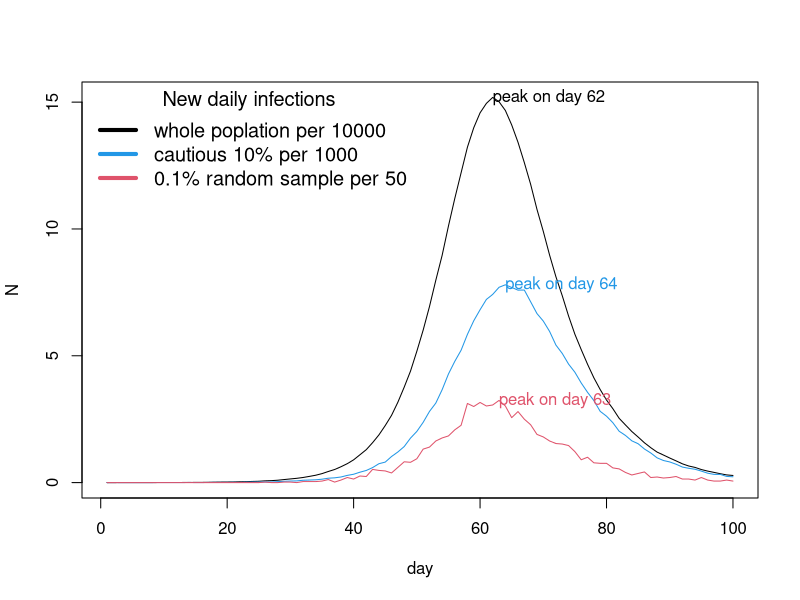

R code for this plot:
epidemic <- function(n=5500000,ne=10,lambda=0.4/n,pei=1/3,pir=1/5,nd=100) {
  ## Epidemic simulation model to compare the daily infection trajectories of the
  ## 10% of the population with the lowest individual transmission probabilities with
  ## those of the whole population.
  ## n = the initial susceptible population; ne = number of initially exposed individuals
  ## lambda = an overall viral infectivity parameter
  ## pei = daily probability that exposed persons enter the infectious state
  ## pir = daily probablity that infectious people leave this state; nd = number of days
  
  
  beta <- rlnorm(n,0,0.5); beta <- beta/mean(beta)## beta[i] is a relative contact rate with others the ith person in the whole population has.
  
  E <- I <- R <- rep(0,nd) ## set up storage for pop in Exposed, Infectious and Recovered state
  E_lb <- E_r <- I_lb <- I_r <- R_lb <- R_r<- rep(0,nd) ## set up storage for pop with specific conditions
  inew <- inew_lb <- inew_r <- rep(0,nd) ## set up storage for infected and recovered pop change
  x <- rep(0,n) ## initialize to susceptible state
  x[sample((1:length(x)), ne)] <- 1 ## start the epidemic by setting ne randomly chosen people to the E stat
  E[1] <- ne
  random_sample <- sample(1:n, size = 0.001*n) ## a random sample of 0.1% of the population to be recorded
  ind_lb <- which(beta < quantile(beta, 0.1))
  for (i in 2:nd) { ## loop over days
    u <- runif(n) ## uniform random deviates
    x[x==2&u<pir] <- 3 ## I -> R
    x[x==0&u<lambda*beta*sum(beta[x==2|x==1])] <- 1 ## S -> E
    x[x==1&u<pei] <- 2 ## E -> I
    E[i] <- sum(x==1) ## exposed people of the whole pop on this day
    I[i] <- sum(x==2) ## infectious people of the whole pop on this day
    R[i] <- sum(x==3) ## recovered people of the whole pop on this day
    E_lb[i] <- sum(x[ind_lb]==1) ## exposed people of the 10% of the pop with lowest beta
    I_lb[i] <- sum(x[ind_lb]==2) ## infectious people of the 10% of the pop with lowest beta
    R_lb[i] <- sum(x[ind_lb]==3) ## recoveries of the 10% of the pop with lowest beta
    E_r[i] <- sum(x[random_sample]==1) ## exposed people of a random sample of 0.1% of the population
    I_r[i] <- sum(x[random_sample]==2) ## infectious people of a random sample of 0.1% of the population
    R_r[i] <- sum(x[random_sample]==3) ## recoveries of a random sample of 0.1% of the population
  }
  inew[-1] <- E[-1] - E[-nd] + I[-1] - I[-nd] + (R[-1]-R[-nd]) ## new infections of each day in the whole pop
  inew_lb[-1] <- E_lb[-1] - E_lb[-nd] + I_lb[-1] - I_lb[-nd] + (R_lb[-1]-R_lb[-nd]) ## new infections of each day in the 10% of the pop with lowest beta
  inew_r[-1] <- E_r[-1] - E_r[-nd] + I_r[-1] -I_r[-nd]+ (R_r[-1]-R_r[-nd]) ## new infections of each day of a random sample of 0.1% of the populatio
  list(inew=inew,inew_lb=inew_lb,inew_r=inew_r)
} ## Epidemic

epi <- epidemic()

## standardise the data
inew_s <- epi$inew/1e4
inew_lb_s <- epi$inew_lb/1e3
inew_r_s <- epi$inew_r/5e1

par(mfcol=c(1,1))
plot(inew_s,ylim=c(0,max(inew_s)),xlab="day",ylab="N", type = 'l', col=1) ## pop daily new infections (black)
lines(inew_lb_s,col=4) ## cautious 10% new daily infections (blue)
lines(inew_r_s,col=2) ## 0.1% random sample new daily infections
legend("topleft", legend = c("whole poplation per 10000","cautious 10% per 1000","0.1% random sample per 50"), 
lwd = 4, col = c(1,4,2), cex = 1.2, title = "New daily infections", bty = "n")
## label the day on which each trajectory peaks.
text(which.max((inew_s)),max(inew_s), labels = paste("peak on day", which.max((inew_s))), col=1, adj=0)
text(which.max((inew_lb_s)),max(inew_lb_s), labels = paste("peak on day", which.max((inew_lb_s))), col=4, adj=0)
text(which.max((inew_r_s)),max(inew_r_s), labels = paste("peak on day", which.max((inew_r_s))), col=2, adj=0)
